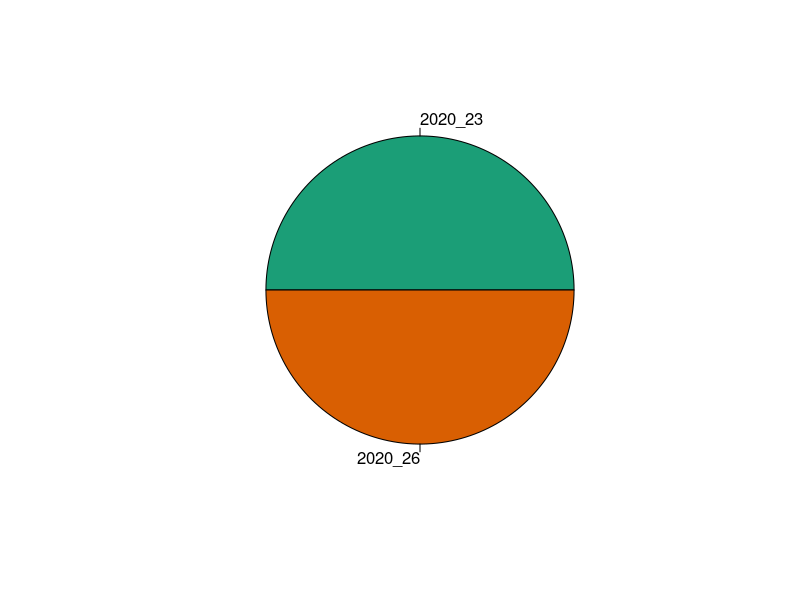
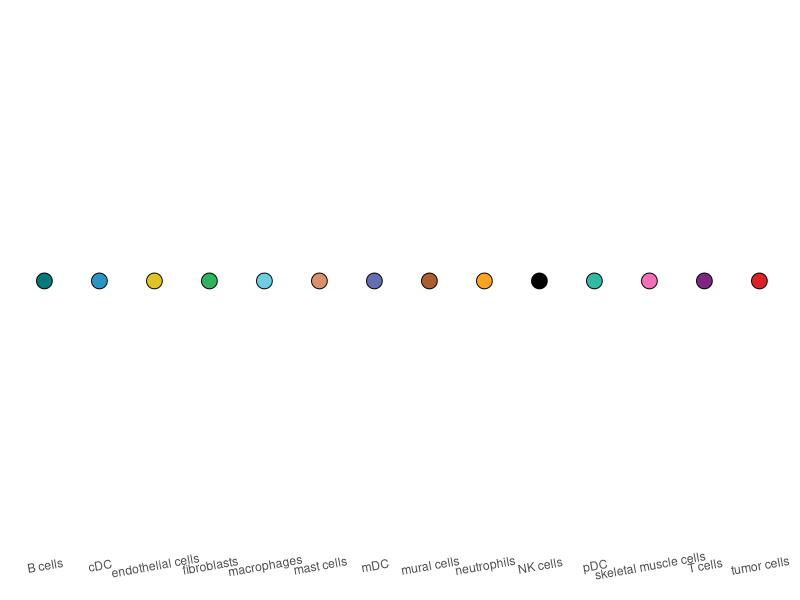

The R source for these figures, in order:
## ---- chunk 1
# https://github.com/rstudio/rmarkdown/issues/1453
hooks = knitr::knit_hooks$get()
hook_foldable = function(type) {
  force(type)
  function(x, options) {
    res = hooks[[type]](x, options)
    
    if (isFALSE(options[[paste0("fold_", type)]])) return(res)
    
    paste0(
      "<details><summary>", "show", "</summary>\n\n",
      res,
      "\n\n</details>"
    )
  }
}
knitr::knit_hooks$set(
  output = hook_foldable("output"),
  plot = hook_foldable("plot")
)
## ---- chunk 2
set.seed(1337L)
knitr::opts_chunk$set(echo = TRUE, # display code
                      # display chunk output
                      message = FALSE,
                      warning = FALSE,
                      fold_output = FALSE, # for sessionInfo()
                      fold_plot = FALSE,
                      
                      # figure settings
                      fig.align = 'center',
                      fig.width = 20,
                      fig.height = 15)
## ---- chunk 3
library(dplyr)
library(patchwork)
library(ggplot2)

.libPaths()
## ---- chunk 4
save_name = "nf1"
out_dir = "."
## ---- chunk 5
sample_info = data.frame(
  project_name = c("2020_23", "2020_26"),
  genotype = c("flfl", "nude"),
  tumor_type = c("dyNF", "MPNST"),
  gender = c("M", "F"),
  color = c("#1B9E77", "#D95F02"), # from RColorBrewer::brewer.pal("Dark2", n = 3)
  origin = "here",
  sample_identifier = c("donor", "recipient"),
  stringsAsFactors = FALSE) %>%
  dplyr::mutate(sample_type = paste0(genotype, "_", tumor_type)) %>%
  dplyr::mutate(unique_id = data.table::rowid(sample_type)) %>%
  dplyr::select(project_name,  genotype, tumor_type, gender,
                origin, sample_identifier, sample_type, color) %>%
  dplyr::mutate(across(!color, function(x) factor(x, levels = unique(x))))

sample_info
## ---- chunk 6
graphics::pie(rep(1, nrow(sample_info)),
              col = sample_info$color,
              labels = sample_info$project_name)
## ---- chunk 7
saveRDS(sample_info, file = paste0(out_dir, "/", save_name, "_sample_info.rds"))
## ---- chunk 8
cell_markers = list(
  "tumor cells" = c("Ank3", "Plp1", "Nav2", "Col18a1", "Postn", "Sox4", "Serpine2",
                    "Gpm6b", "Cald1", "Pdgfa", "Timp3", "Aatk", "Dst", "Fbln2", 
                    "Lgi4", "Serpinh1", "Nr2f2", "Itgb8", "Col5a2", "Ptprz1", "Lama4", 
                    "Gjc3", "Tenm3", "Col1a2", "Zfp536", "Col16a1", "Dlgap1", "Tead1", 
                    "Stard13", "Col27a1", "Cdh19", "Sox10", "Tanc2", "Erbb3", "Pdzd2", 
                    "Col1a1", "Col3a1", "Sparc", "Pdlim4", "Emp1", "Dock7", "Klf9", 
                    "Hs2st1", "Nedd4", "Gas7", "Utrn", "Specc1", "Frmd4a", "Tpm1", 
                    "Dusp6", "Gas1", "Cxcl12", "Pdgfrb", "Col6a1", "Htra1", "Loxl1", 
                    "Mast4", "Slit2", "Col4a2", "Pcolce", "Cpe", "Dkk2", "Cav1", 
                    "Prss23", "Tead1", "Gja1", "Wwtr1", "Aebp1", "Nrep", "Nid1", 
                    "Col18a1", "Itgbl1", "Zfhx4", "Fbn1", "Pcdh19", "Ddr2", "Sdc2", 
                    "Mxra7", "Cnn3", "Col16a1", "Ltbp1", "Foxg1", "Ltbp4", "Lhfp", 
                    "Rbfox2", "Tpm2", "Ryk", "Gpx8", "Pxdn", "Rcn1", "Fkbp9", 
                    "Kcna1", "Plp1", "Ank3", "Chl1", "Erbb3", "Aatk", "Kcna2", 
                    "Cadm4", "Art3", "Cdh19", "Gpm6b", "Cd59a", "Mal", "Cadm1", 
                    "Itgb8", "Atp1a2", "Ptn", "Gatm", "Cnp", "Cryab", "Vwa1", 
                    "Emp2", "Prnp", "Col16a1", "dtTomato", "tdTomato", "Lgi4", "Pou3f1", "Mbp", 
                    "Scn7a", "Dst", "Ckb", "Scd2", "Matn2", "Hspg2", "Gas7", 
                    "Fabp5", "Serpine2", "Abca8a"),
  
  "macrophages" = c("C1qc", "Mafb", "Csf1r", "Fcgr3", "Trem2", "Cx3cr1", "Tmem176a", "Cybb", 
                    "Fcgr1", "Adgre1", "Trf", "Lst1", "Itgb5", "Ms4a6d", "Clec4a3", "Tlr2", 
                    "Ccl9", "Cebpa", "Apobec1", "C3ar1", "Pla2g7", "Klra2", "Clec4a1", "Sirpa", 
                    "Cd68", "Itgam", "Clec4a2", "Lair1", "AI607873", "Ifi207", "Cyp4f18", "Ncf2", "C1qa", 
                    "Pid1", "Slc15a3", "Dab2", "Cxcl16", "Clec12a", "Lpcat2", "Hck", "Lrp1", 
                    "Ifngr2", "Ctsl", "Pirb", "Ccr1", "Lilrb4a", "Rassf4", "Ets2", "P2rx4", 
                    "Gngt2", "Syk", "Irf5"),
  
  "cDC" = c("Xcr1", "Itgae", "Cd24a", "Clec9a", "Tlr3", "Flt3", "Sept3", "Septin3", "Cldn1", 
            "Btla", "Ffar4", "Ifi205", "Hepacam2", "Gcsam", "Mycl", "P2ry14", "Wdfy4", 
            "Anpep", "H2-Ob", "Mctp1", "Ece1", "Slamf7", "Shtn1", "Kit", "Rab7b", 
            "Pkib", "Cbfa2t3", "Qpct", "Tbc1d8", "Batf3", "Naga", "H2-Oa", "Ppm1m", 
            "Dpp4", "Rnase6", "Sdad1", "BC028528", "Pak1", "Fgd2", "Tbc1d9", "Pbx1", 
            "Rab32", "Slc25a20", "Fchsd2", "Klrb1b", "Gm6377", "Slamf8", "Erlin1", "Trim35", 
            "Slc8b1", "Bri3bp", "Havcr2", "Olfm1", "Cdk14", "Acvrl1", "Arsb", "Ciita", 
            "Mnda", "Ifi211", "Pafah1b3", "Prkar2a", "Grasp", "Tamalin", "Arhgap5", "Napsa", "March1", "Marchf1", "Gng12", 
            "Ppfia4", "Klrk1"),
  
  "mDC" = c("Cd209a", "Mgl2", "Tnip3", "Mcemp1", "Cfp", "Olfm1", "Wfdc17", "Itgax", 
            "Slamf9", "Napsa", "Alcam", "Spint1", "Cbfa2t3", "Eps8", "Ciita", "Fgr", 
            "Cd300a", "Pkib", "Cysltr1", "Tep1", "Pak1", "Gpr35", "Ms4a4c", "Scimp", 
            "Naga"),
  
  "pDC" = c("Ly6d", "Cox6a2", "Ccr9", "Dntt", "Klk1", 
            "D13Ertd608e", "Spib", "Upb1", "Cd300c", "Sh3bgr", 
            "Paqr5", "Atp2a1", "Pir", "Siglech", "Smim5", 
            "Lefty1", "Klra17", "Atp1b1", "Lrrc16a", "Carmil1", "Cdh5", 
            "Fcrla", "Pacsin1", "Mctp2", "Spns3", "Bcl11a", 
            "Cmah", "Il7r", "Tex2", "Gm5547", "Hpse", 
            "Blnk", "Cxxc5", "P2ry14", "Dirc2", "Slc49a4", "Rell1", 
            "Sell", "Eepd1", "Runx2", "Ly6c2", "Ddr1", 
            "Nucb2", "Kmo", "Rnase6", "Tbc1d8", "Pltp", 
            "Sla2", "Flt3", "Plac8", "Csf2rb2", "Lifr", 
            "Abhd17b", "Hvcn1", "Prkca", "Clec10a", "Tmem229b", 
            "Tsc22d1", "Pafah1b3", "Rpgrip1", "Sqle", "Lag3", 
            "Plekhm3", "Slc44a2", "Traf4", "Nceh1", "Cdkn2d", 
            "5430427O19Rik", "Tasl", "Net1", "Msmo1", "Tubgcp5", "Dclre1c", 
            "Atp2b4", "Khk", "Ptprs", "Idi1", "Napsa", 
            "Card11", "Scpep1", "5730508B09Rik", "Fam241a", "Jakmip1", "Tifa", 
            "Clec2i", "Man2a2", "Cd7", "Dctn6", "Fdps", 
            "Ctse", "Gpr137b", "Spint2", "Edem2", "Fgr", 
            "Slamf9", "Gna15", "Klrd1", "Pkig", "Cd38", 
            "Ostm1", "Creld2", "Srebf2", "Slc35c2"),
  
  "T cells" = c("Cd3g", "Nkg7", "Cd3d", "Cd3e", "Cd8a", "Cxcr6", "Ms4a4b", "Ptprcap",
                "Gimap4", "Gimap3", "Sh2d2a", "Cd28", "Cd2", "Lck", "Lat", "Bcl11b", 
                "Thy1", "Gimap6", "Itk", "Gimap1", "Skap1", "Il2rb", "Ctsw", "Rhoh", 
                "Sept1", "Septin1", "Ctla2a"),
  
  "NK cells" = c("Klrb1c", "Ncr1", "Klra7", "Klrb1f", "Styk1", "Xcl1", "Klre1", "Klrc2", 
                 "Car2", "Samd3", "Spry2", "Satb1", "Klrk1", "Klrd1", "Txk", "Ctla2b", 
                 "Serpinb9", "Cst7", "Gem", "Eomes", "Cd244", "Cd244a", "Stat4", "Fasl", "Gimap5"),
  
  "neutrophils" = c("S100a9", "S100a8", "Hdc", "Cxcr2", "Csf3r", "Il1r2", "Trem1", "Clec4e", 
                    "Ptgs2", "Gsr", "Cd24a", "Cyp4f18", "Retnlg"),
  
  "mast cells" = c("Mrgprx2", "Tpsb2", "Tpsab1", "Mrgprb1", "Mcpt4", "Mrgprb2", "Fcer1a", 
                   "Cpa3", "Slc6a4", "Cma1", "Kit", "Rab27b", "Gata2", "Il1rl1", 
                   "Hdc", "Serpinb1a", "Lat2", "Vwa5a", "Ccl7", "Tmem64", "Basp1", 
                   "Ccl2", "Lilr4b", "ENSMUSG00000089672", "Gch1", "Fnip1", "Lilrb4a"),
  
  "B cells" = c("Cd79a", "Ly6d", "Ms4a1", "Bank1", "Fcmr", "Ccr7", "Cd79b", "H2-Ob", 
                "Bcl11a", "Gimap6", "H2-Oa", "Ptprcap", "Cd37", "H2-DMb2", "Ltb", "Ebf1", 
                "Scd1", "Napsa", "Gm26740", "Cytip", "Rel", "Pou2f2"),
  
  "endothelial cells" = c("Egfl7", "Cdh5", "Emcn", "Cd34", "Esam", "Plvap", "Aplnr", "Ramp2", 
                          "Tshz2", "Sox18", "Ecscr", "Cav1", "Adgrf5", "Ptprb", "Rasip1", "Tie1", 
                          "Kdr", "Cyyr1", "Mmrn2", "Grrp1", "Fam110d", "Flt1", "Arhgap29", "Lrg1", "Sparcl1", 
                          "Vwf", "Kank3", "Aqp1", "Col4a2", "Col4a1", "Nfib", "Eng", "Mast4", 
                          "S100a16", "Crip2", "Pecam1", "Abcg2", "Cd200", "Apbb2", "Hspg2", "Gng11", 
                          "Igfbp7", "Prkcdbp", "Cavin3", "Mcam", "Tm4sf1", "Pdlim1", "Insr", "Smad1", "Cd93", 
                          "Plekhg1", "Serpinh1", "Sparc", "Igfbp4", "Ppic", "Plxnd1", "Col18a1", "Sox4", 
                          "Timp3", "Snrk", "Dst", "Emp1"),
  
  "fibroblasts" = c("Mfap5", "Lum", "Fbln1", "Serping1", "Cilp", "Aspn", "Cdh11", 
                    "Mfap4", "Ccdc80", "Svep1", "Lox", "Il33", "Loxl1", "Cpxm1", 
                    "Mfap2", "Fbn2", "Islr", "C1s1", "Cpxm2", "Clec11a", "Fndc1", 
                    "Cd248", "Pdpn", "Slit3", "Fibin", "Colec12", "Twist1", "Pdgfrl", 
                    "Gxylt2", "Pdgfra", "Igsf10", "Cthrc1", "Bicc1", "Snhg18", "Fkbp11", 
                    "Ctsk", "Dcn", "Adamts2", "Fzd2", "Mmp23", "Mdk", "Smoc2", 
                    "Scarf2", "Ebf1", "Kdelr3", "Fbn1", "Igf1", "C1ra", "Gpx3", 
                    "Mrc2", "P3h3", "Mgp", "Pcolce", "Cdc42ep5", "Zfhx4", "Col12a1", 
                    "Col14a1", "Prrx1", "Rbp1", "Rhoj", "Lhfp", "Gpx8", "Col8a1", 
                    "Mxra8", "Col6a2", "Efemp2", "Col6a3", "Scn7a", "Apod", "Fzd1", 
                    "Lpar1", "Dpysl3", "Plpp3", "Fkbp7", "Aebp1", "Slit2", "Palld", 
                    "Bmp1", "Igfbp6", "Fstl1", "Gas6", "Fkbp10", "Maged2", "Crtap", 
                    "Rbms3", "Col5a1", "Plod2", "Oaf", "Mmp2", "Grb10", "Copz2", 
                    "Serpinf1", "Plat", "Timp1", "Fkbp9", "Col5a3", "S100a16", "Rab34", 
                    "Serf1", "Thbs2", "Npdc1", "Matn2", "Fam114a1", "Fscn1", "Meg3", 
                    "Mgst1", "Ecm1", "Col16a1", "Ddah2"),
  
  "mural cells" = c("Des", "Myh11", "Ano1", "Ndufa4l2", "Rgs5", "Notch3", "Gucy1a3", "Gucy1a1", "Pde3a", 
                    "Mylk", "Tpm2", "Nrarp", "Apold1", "Zak", "Map3k20", "Gm13889", "Tinagl1", "Myl9", 
                    "Arhgef17", "Usp2", "Rasd1", "Myo1b", "Aspn", "Mustn1", "S1pr3", "Ptp4a3", 
                    "Slc25a25", "Pdgfrb", "Ppp1r12b", "Rasl11a", "Rbpms", "Mfge8", "Adamts9", "Mgst3", 
                    "Rasgrp2", "Rrad", "Gng11", "Crispld2", "Tpm1", "Epas1", "Mprip", "Hspb1", 
                    "Zfhx3", "Bicd2", "Syne2", "Cwc25", "Crtc3", "Nolc1", "Lpp", "Dlc1", 
                    "Mapre2", "Cygb", "Mafk", "Nudt4", "Tns1", "Irs2", "Thy1", "Cpe", 
                    "Rbm4b", "Fbxo33", "Arhgef12"),
  
  "skeletal muscle cells" = c("Pgam2", "Apobec2", "Smpx", "Car3", "Tcap", "Cox8b", "Myoz1", "Eef1a2", 
                              "Pdlim3", "Des", "Klhl41", "Mb", "Atp2a1", "Fabp3", "Hspb6", "Myl1", 
                              "Ckm", "Cox6a2", "Chchd10", "Rpl3l", "Mylpf", "Ttn", "Eno3", "Tnnt3", 
                              "Jsrp1", "Tnnc2", "Tnni2", "Neb", "Acta1", "Tpm2", "Mustn1", "Cox7a1", 
                              "Tcea3", "Fhl1", "Tuba4a", "Ptp4a3", "Cystm1", "Adssl1", "Acyp2", "Scn1b", 
                              "Ndrg2", "Hspb1"))

lengths(cell_markers)
## ---- chunk 9
color_markers = list("tumor cells" = "#DA2328",
                     "macrophages" = "#6ECEDF",
                     "cDC" = "#2995C6",
                     "mDC" = "#646EB3",
                     "pDC" = "#32B9A3",
                     "T cells" = "#7E2681",
                     "NK cells" = "#030303",
                     "neutrophils" = "#FDA31F",
                     "mast cells" = "#D9906B",
                     "B cells" = "#00797A",
                     "endothelial cells" = "#DEC422",
                     "fibroblasts" = "#2FB35B",
                     "mural cells" = "#AB5E30",
                     "skeletal muscle cells" = "#F46FB7")
color_markers = color_markers[names(color_markers) %in% names(cell_markers)]
cell_markers = cell_markers[names(color_markers)] # re-order

data.frame(cell_type = names(color_markers),
           color = unlist(color_markers)) %>%
  ggplot2::ggplot(., aes(x = cell_type, y = 0, fill = cell_type)) +
  ggplot2::geom_point(pch = 21, size = 5) +
  ggplot2::scale_fill_manual(values = unlist(color_markers), breaks = names(color_markers)) +
  ggplot2::theme_classic() +
  ggplot2::theme(legend.position = "none",
                 axis.line = element_blank(),
                 axis.title = element_blank(),
                 axis.ticks = element_blank(),
                 axis.text.y = element_blank(),
                 axis.text.x = element_text(angle = 10))
## ---- chunk 10
dotplot_markers = list(
  "tumor cells" = c("dtTomato", "Plp1", "Sox10", "Sox9", "Pdgfra"),
  "macrophages" = c("Lyz2", "Adgre1"),
  "cDC" = c("Xcr1", "Itgae"),
  "mDC" = c("Cd209a", "Mgl2"),
  "pDC" = c("Ly6d", "Siglech"),
  "T cells" = c("Cd3e", "Cd8a", "Cd4"),
  "NK cells" = c("Klrb1c", "Ncr1"),
  "neutrophils" = c("S100a9", "Retnlg"),
  "mast cells" = c("Tpsb2", "Kit"),
  "B cells" = c("Cd79a", "Cd19"),
  "endothelial cells" = c("Egfl7", "Pecam1"),
  "fibroblasts" = c("Mfap5", "Lum"),
  "mural cells" = c("Notch3", "Rgs5"),
  "skeletal muscle cells" = c("Tnnt3", "Myl1"))

lengths(dotplot_markers)
## ---- chunk 11
saveRDS(color_markers, file = paste0(out_dir, "/", save_name, "_color_markers.rds"))
saveRDS(cell_markers, file = paste0(out_dir, "/", save_name, "_cell_markers.rds"))
saveRDS(dotplot_markers, file = paste0(out_dir, "/", save_name, "_dotplot_markers.rds"))
## ---- chunk 12
sessionInfo()
